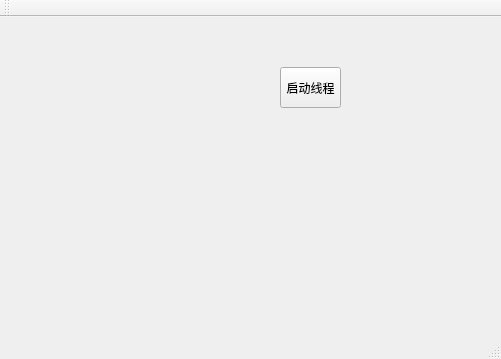
<?xml version="1.0" encoding="UTF-8"?>
<ui version="4.0">
 <class>MainWindow</class>
 <widget class="QMainWindow" name="MainWindow">
  <property name="geometry">
   <rect>
    <x>0</x>
    <y>0</y>
    <width>501</width>
    <height>359</height>
   </rect>
  </property>
  <property name="windowTitle">
   <string>MainWindow</string>
  </property>
  <widget class="QWidget" name="centralWidget">
   <widget class="QPushButton" name="startBtn">
    <property name="geometry">
     <rect>
      <x>280</x>
      <y>50</y>
      <width>61</width>
      <height>41</height>
     </rect>
    </property>
    <property name="text">
     <string>启动线程</string>
    </property>
   </widget>
  </widget>
  <widget class="QMenuBar" name="menuBar">
   <property name="geometry">
    <rect>
     <x>0</x>
     <y>0</y>
     <width>501</width>
     <height>23</height>
    </rect>
   </property>
  </widget>
  <widget class="QToolBar" name="mainToolBar">
   <attribute name="toolBarArea">
    <enum>TopToolBarArea</enum>
   </attribute>
   <attribute name="toolBarBreak">
    <bool>false</bool>
   </attribute>
  </widget>
  <widget class="QStatusBar" name="statusBar"/>
 </widget>
 <layoutdefault spacing="6" margin="11"/>
 <resources/>
 <connections/>
</ui>
